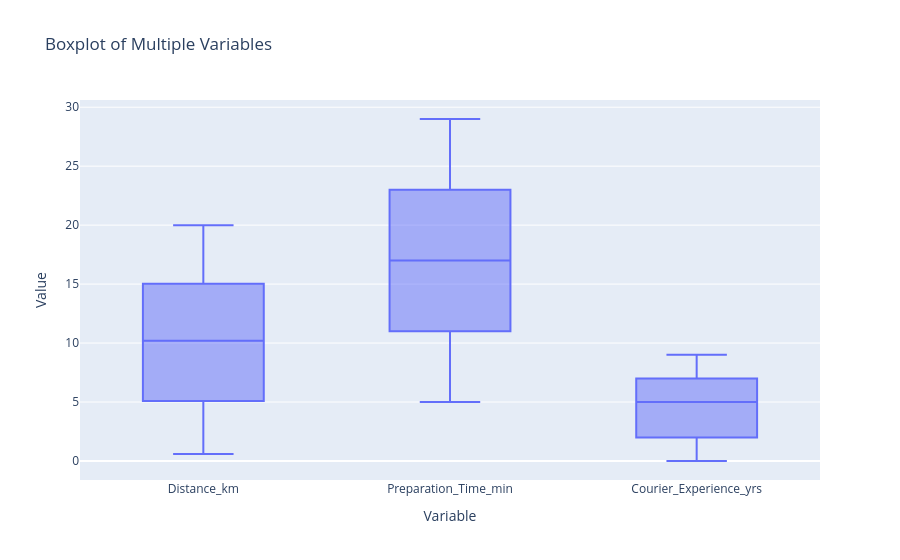

Notebook code cell kept with this figure:
### Markdown cell above
### Outlier Values in Numerical Variables

### Code cell
#Visualize the outlier values of distance, preparation time and courier experience
fig = px.box(df, y=['Distance_km', 'Preparation_Time_min', 'Courier_Experience_yrs'],
             labels={'value': 'Value', 'variable': 'Variable'},
             title='Boxplot of Multiple Variables')

fig.show()

### Figure 1 — Plotly figure (JSON) as saved in the notebook; plotly's stock layout.template omitted (floating-point values rounded to 4 significant figures; data arrays with more than 128 entries replaced by an {"elided": "..."} marker saying what was removed)
{"data": [{"alignmentgroup": "True", "hovertemplate": "Variable=%{x}<br>Value=%{y}<extra></extra>", "legendgroup": "", "marker": {"color": "#636efa"}, "name": "", "notched": false, "offsetgroup": "", "orientation": "v", "showlegend": false, "type": "box", "x": {"elided": "3000 str values"}, "x0": " ", "xaxis": "x", "y": {"elided": "3000 float values"}, "y0": " ", "yaxis": "y"}], "layout": {"boxmode": "group", "legend": {"tracegroupgap": 0}, "title": {"text": "Boxplot of Multiple Variables"}, "xaxis": {"anchor": "y", "domain": [0, 1], "title": {"text": "Variable"}}, "yaxis": {"anchor": "x", "domain": [0, 1], "title": {"text": "Value"}}}}
